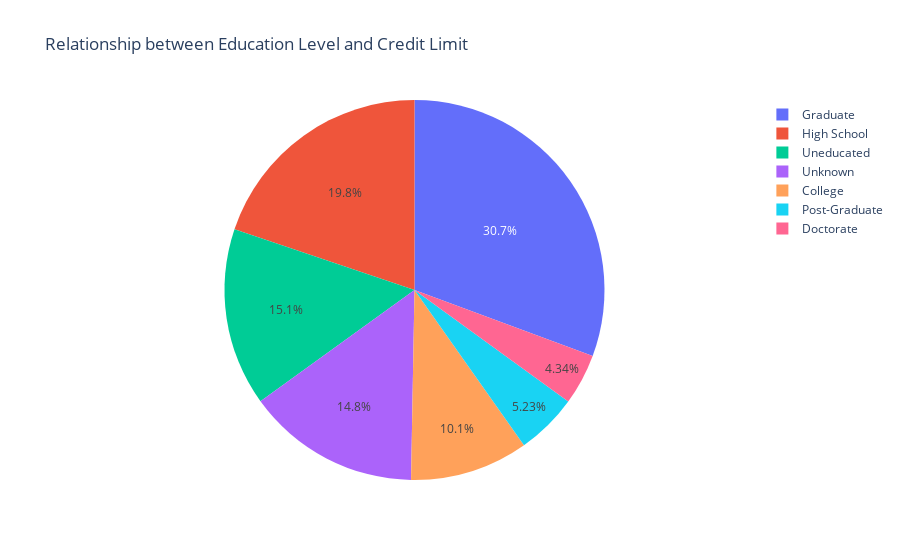

Notebook code for this chart:
### Code cell
fig = px.pie(df, values='Credit_Limit', names='Education_Level', title='Relationship between Education Level and Credit Limit ')
fig.show()

### Figure 1 — Plotly figure (JSON) as saved in the notebook; plotly's stock layout.template omitted (floating-point values rounded to 4 significant figures; data arrays with more than 128 entries replaced by an {"elided": "..."} marker saying what was removed)
{"data": [{"domain": {"x": [0, 1], "y": [0, 1]}, "hovertemplate": "Education_Level=%{label}<br>Credit_Limit=%{value}<extra></extra>", "labels": {"elided": "10127 str values"}, "legendgroup": "", "name": "", "showlegend": true, "type": "pie", "values": {"elided": "10127 float values"}}], "layout": {"legend": {"tracegroupgap": 0}, "title": {"text": "Relationship between Education Level and Credit Limit "}}}
